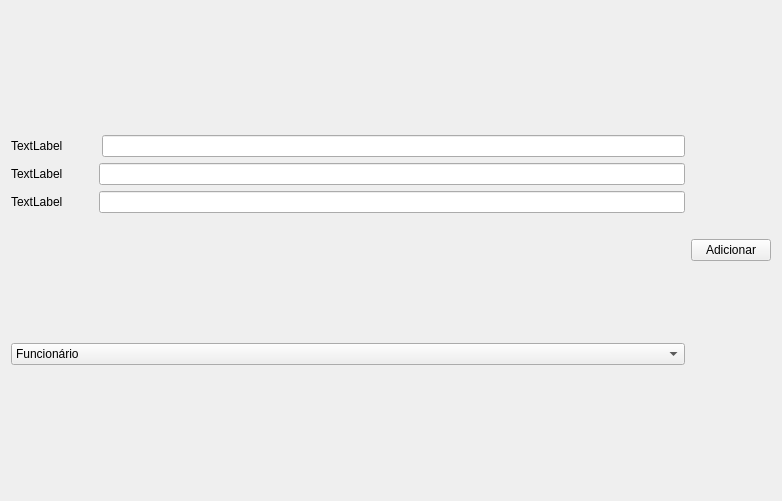
<?xml version="1.0" encoding="UTF-8"?>
<ui version="4.0">
 <class>Adicionar</class>
 <widget class="QWidget" name="Adicionar">
  <property name="geometry">
   <rect>
    <x>0</x>
    <y>0</y>
    <width>782</width>
    <height>501</height>
   </rect>
  </property>
  <property name="windowTitle">
   <string>Form</string>
  </property>
  <layout class="QHBoxLayout" name="horizontalLayout">
   <item>
    <layout class="QVBoxLayout" name="verticalLayout_3">
     <item>
      <layout class="QVBoxLayout" name="verticalLayout_2">
       <item>
        <layout class="QVBoxLayout" name="verticalLayout">
         <item>
          <layout class="QHBoxLayout" name="horizontalLayout_4">
           <item>
            <widget class="QLabel" name="label">
             <property name="text">
              <string>TextLabel          </string>
             </property>
            </widget>
           </item>
           <item>
            <widget class="QLineEdit" name="lineEdit"/>
           </item>
          </layout>
         </item>
         <item>
          <layout class="QHBoxLayout" name="horizontalLayout_3">
           <item>
            <widget class="QLabel" name="label_2">
             <property name="text">
              <string>TextLabel         </string>
             </property>
            </widget>
           </item>
           <item>
            <widget class="QLineEdit" name="lineEdit_2"/>
           </item>
          </layout>
         </item>
         <item>
          <layout class="QHBoxLayout" name="horizontalLayout_2">
           <item>
            <widget class="QLabel" name="label_3">
             <property name="text">
              <string>TextLabel         </string>
             </property>
            </widget>
           </item>
           <item>
            <widget class="QLineEdit" name="lineEdit_3"/>
           </item>
          </layout>
         </item>
        </layout>
       </item>
      </layout>
     </item>
     <item>
      <widget class="QComboBox" name="comboBox">
       <item>
        <property name="text">
         <string>Funcionário</string>
        </property>
       </item>
       <item>
        <property name="text">
         <string>Gerente</string>
        </property>
       </item>
      </widget>
     </item>
    </layout>
   </item>
   <item>
    <widget class="QPushButton" name="botaoAdicionar">
     <property name="text">
      <string>Adicionar</string>
     </property>
    </widget>
   </item>
  </layout>
 </widget>
 <resources/>
 <connections/>
</ui>
